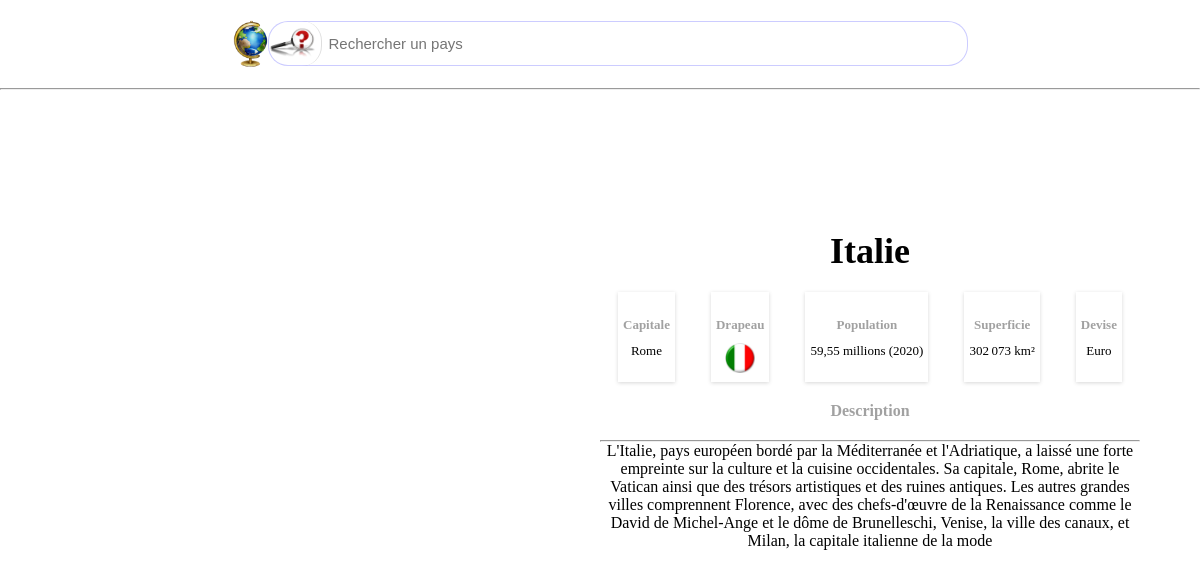
The app's page /element.php?id=3 with its own data.
### tables this page shows
CREATE TABLE IF NOT EXISTS `country` (
  `id` int(11) NOT NULL AUTO_INCREMENT,
  `name` varchar(255) NOT NULL,
  `capitalCity` varchar(255) NOT NULL,
  `continent` varchar(255) NOT NULL,
  `flagImage` varchar(255) NOT NULL,
  `countryMapImage` varchar(255) NOT NULL,
  `description` longtext NOT NULL,
  `population` varchar(255) NOT NULL,
  `area` varchar(255) NOT NULL,
  `currency` varchar(255) NOT NULL,
  PRIMARY KEY (`id`)
);

### element.php (the view, shortened to what this page needs)
<?php
require_once 'includes/header.php';
$dsn = "mysql:dbname=" . DBNAME . ";host=" . DBHOST;
try {
    $bdd = new PDO($dsn, DBUSER, DBPASS);
    $bdd->exec("SET NAMES utf8");
    $bdd->setAttribute(PDO::ATTR_DEFAULT_FETCH_MODE,  PDO::FETCH_ASSOC);
} catch (PDOException $e) {
    die("Erreur de connexion a la base: " . $e->getMessage());
}
?>
<?php if (isset($_GET['id']) && !empty($_GET['id'])) :
    $id = strip_tags($_GET['id']);
    $sqlVerif = "SELECT * FROM `country` WHERE id = :id";
    $requete = $bdd->prepare($sqlVerif);
    $requete->execute(array(':id' => $id));
    $select = $requete->fetch();
?>
    <div class="singlePage">
        <section class="image">
        </section>
        <section class="description">
            <h3><?= $select['name'] ?></h3>
            <div>
                <span>
                   <p> Capitale</p>
                    <?= $select['capitalCity'] ?>
                </span>
                <span>
                    <p> Drapeau</p>
                    <img src="Images/<?= $select['flagImage'] ?>" alt="">
                </span>
                <span>
                   <p>Population</p>
                    <?= $select['population'] ?>
                </span>
                <span>
                  <p>Superficie</p>
                    <?= $select['area'] ?>
                </span>
                <span>
                    <p>Devise</p>
                    <?= $select['currency'] ?>
                </span>
            </div>
            <span>
                <p>Description</p>
                <hr>
                <?= $select['description'] ?>
           </span>
        </section>
    </div>
<?php else : ?>
    <?php header('Location: ../index.php')    ?>
<?php endif ?>

### Css/header.css (style rules this page uses)
* { box-sizing: border-box; margin: 0; padding: 0; }
hr { margin-top: 20px; border: 1px solid solid rgba(20, 20, 20, 0.116); }
.singlePage { width: 90%; display: flex; flex-direction: column; justify-content: center; align-items: center; overflow: hidden; padding-bottom: 30px; }
.image { margin-top: 40px; width: 95%; height:500px; text-align: center; }
.description { margin-top: 40px; width: 95%; text-align: center; }
h3 { margin: 20px; font-size: 3vw; }
.description div { display: flex; justify-content: space-around; }
.description div span { padding: 5px; font-size: 13px; box-shadow: rgba(0, 0, 0, 0.16) 0px 1px 4px; }
.description div span p { color: rgba(0, 0, 0, 0.37); font-weight: 700; margin-bottom: 10px; }
.description div img { width: 30px }
.description span p { color: rgba(0, 0, 0, 0.37); font-weight: 700; margin-bottom: 10px; margin-top: 20px; }
@media only screen and (min-width : 1000px) { .singlePage { flex-direction: row; } }

### records on screen
country: name "Italie", capitalCity "Rome", flagImage (picture), population "59,55 millions (2020)", area "302 073 km²", currency "Euro", description "L'Italie, pays européen bordé par la Méditerranée et l'Adriatique, a laissé une forte empreinte sur la culture et la cuisine occidentales. Sa capitale, Rome, abrite le Vatican ainsi que des trésors artistiques et des ruines antiques. Les autres grandes villes comprennent Florence, avec des chefs-d'œuvre de la Renaissance comme le David de Michel-Ange et le dôme de Brunelleschi, Venise, la ville des canaux, et Milan, la capitale italienne de la mode"
